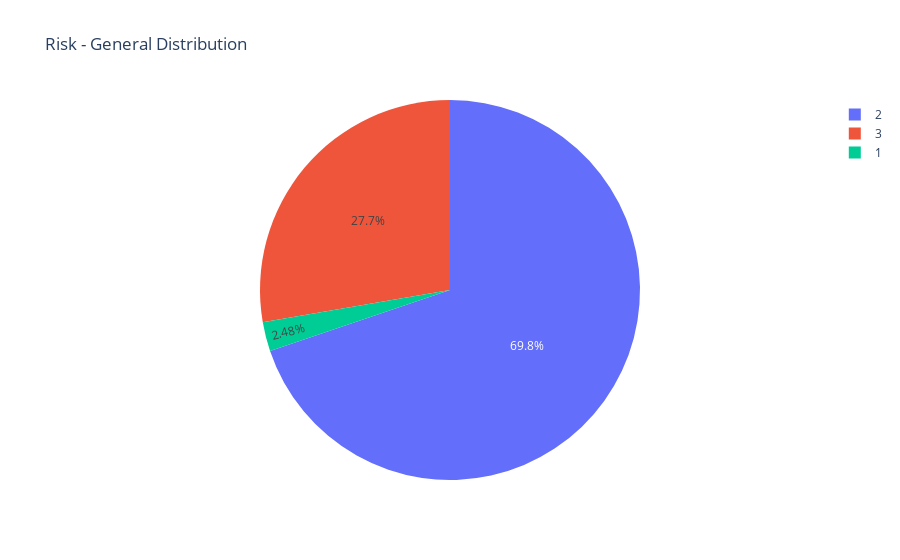

Source (notebook cell):
### Markdown cell above
## Risk Taking Analysis
### Demography effect on risk
#### Risk taking - general (no segmentation)

### Code cell
general_risk_df = prepped_df[['sex', 'risk']].groupby('risk').count().reset_index()
general_risk_df = general_risk_df.rename({'sex': 'count'}, axis=1)
fig = px.pie(general_risk_df, values='count', names='risk', title='Risk - General Distribution')
fig.show()

### Figure 1 — Plotly figure (JSON) as saved in the notebook; plotly's stock layout.template omitted (floating-point values rounded to 4 significant figures)
{"data": [{"domain": {"x": [0.0, 1.0], "y": [0.0, 1.0]}, "hovertemplate": "risk=%{label}<br>count=%{value}<extra></extra>", "labels": [1, 2, 3], "legendgroup": "", "name": "", "showlegend": true, "values": [10, 282, 112], "type": "pie"}], "layout": {"legend": {"tracegroupgap": 0}, "title": {"text": "Risk - General Distribution"}}}
